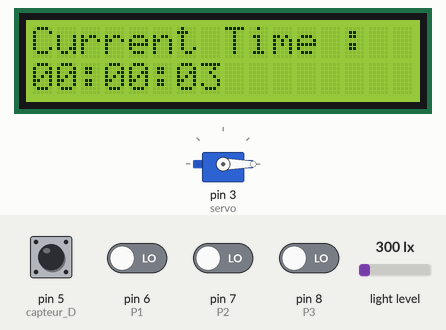
Recording of a sketch running on a simulated Arduino Uno, built with avr-gcc and run on an emulated ATmega328P. On the bench: 16×2 character LCD, servo. The test bench sets the inputs (shaded band); at power-on: pin 5 (capteur_D) HIGH, pin 6 (P1), pin 7 (P2), pin 8 (P3) LOW, light level 300 lx. The local clock reads 2024-03-15 10:24:30 at power-on unless the sketch sets it; what the sketch prints to the serial monitor is not drawn.

Above: at 3.2 s.
3.3 s: pin 6 (P1) driven HIGH
At 5.9 s:
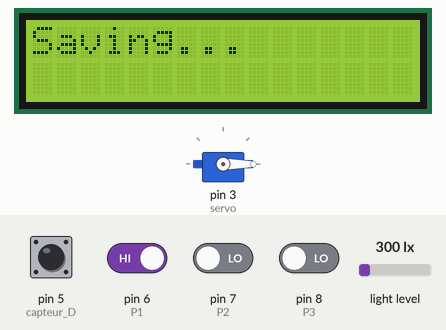
6.3 s: pin 8 (P3) driven HIGH
At 6.57 s:
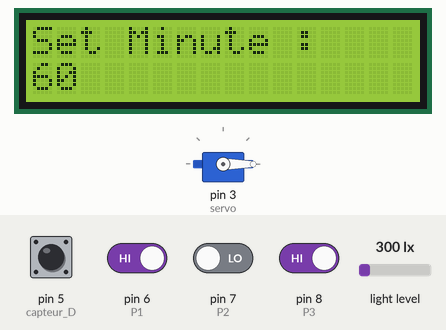
8.1 s: pin 6 (P1) driven LOW
At 9.3 s:
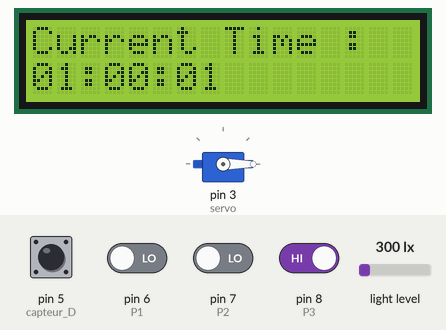
11.1 s: pin 6 (P1) driven HIGH
At 11.45 s:
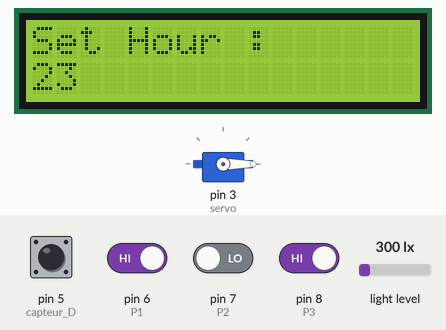
Timing chart, 0 to 14.1 s (numbered marks = the images above; inputs shaded):
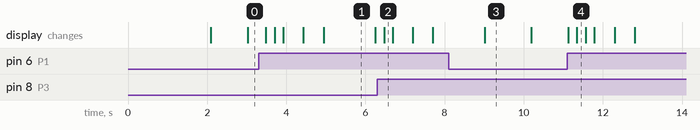

The sketch:

MainV4B.ino
```cpp
#include <Wire.h>
#include <DS3231.h>
#include <LiquidCrystal_I2C.h>
#include <BH1750.h>
#include <Servo.h>

LiquidCrystal_I2C lcd(0x3F, 16, 2);
DS3231 rtc(SDA, SCL);
BH1750 lightMeter;
Servo servo;

int menu = 0;
int jam;
int menit;

void ServoSetup(){
  servo.attach(3);
  servo.write(0);
  delay(2000);
}

void timeSetup(){
  int P1=6; // Button SET MENU'
  int P2=7; // Button +
  int P3=8; // Button -

  lcd.init();
  lcd.backlight();

  pinMode(P1,INPUT);
  pinMode(P2,INPUT);
  pinMode(P3,INPUT);

  rtc.begin();
  rtc.setTime(0,0,0);
}

void lisSetup(){
  lightMeter.begin();
}

void setup()
{
  timeSetup();
  lisSetup();
  ServoSetup();
  Serial.begin(9600);
  Wire.begin();
  int menu = 0;
}

void loop()
{
  timeSet();
  Serial.println(timeConversion());
  Serial.println(getLightInstensity());
  Serial.println(RainModule());

  if(timeConversion() > 6 && timeConversion() < 19){
    if(getLightInstensity() < 15000 && RainModule() == 0){
      servo.write(90);
    }
    else{
      servo.write(0);
    }
  }
  else{
    servo.write(0);
  }
}

int RainModule(){
  const int capteur_D = 5;
  const int capteur_A = A0;

  pinMode(capteur_D, INPUT);

  if(digitalRead(capteur_D) == LOW)
  {
    Serial.println("Digital value : wet");
    delay(1);
    return 1;
  }
  else
  {
    Serial.println("Digital value : dry");
    delay(1);
    return 0;
  }
}

float getLightInstensity(){
  float lux = lightMeter.readLightLevel(); //baca dari lightsensor
  return lux;
}

int timeConversion(){
  String stringWaktu = rtc.getTimeStr(); //ambil waktu dari rtc
  String convertWaktu = stringWaktu.substring(0,2); //ambil string jam
  int IntJam = convertWaktu.toInt();

  return IntJam;
}

void timeSet(){
  int P1=6; // Button SET MENU'
  int P2=7; // Button +
  int P3=8; // Button -

  if(digitalRead(P1) == HIGH){
    menu = menu + 1;
  }

 if(menu == 0 ){ //for displaying time
    lcd.clear();
    lcd.setCursor(0,0);
    lcd.print("Current Time : ");
    lcd.setCursor(0,1);
    lcd.print(rtc.getTimeStr());
    delay(200);
  }
 if(menu == 1){ //for setting hour
    lcd.clear();
    lcd.setCursor(0,0);
    lcd.print("Set Hour : ");

    if(digitalRead(P2) == HIGH){
      if(jam == 23){
        jam = 0;
        }
      else{
        jam = jam + 1;
        }
      }
    if(digitalRead(P3) == HIGH){
       if(jam == 0){
        jam = 23;
        }
       else{
        jam = jam - 1;
        }
      }

     lcd.setCursor(0,1);
     lcd.print(jam);
     delay(200);
  }
 if(menu == 2 ){ //for setting minute
    lcd.clear();
    lcd.setCursor(0,0);
    lcd.print("Set Minute : ");

    if(digitalRead(P2) == HIGH){
      if(menit == 60){
        menit = 0;
        }
      else{
        menit = menit + 1;
        }
      }
    if(digitalRead(P3) == HIGH){
       if(menit == 0){
        menit = 60;
        }
       else{
        menit = menit - 1;
        }
      }

     lcd.setCursor(0,1);
     lcd.print(menit);
     delay(200);
  }
  if(menu == 3 ){ //saving the time
    lcd.clear();
    lcd.setCursor(0,0);
    lcd.print("Saving.");
    delay(500);
    lcd.setCursor(0,0);
    lcd.print("Saving..");
    delay(500);
    lcd.setCursor(0,0);
    lcd.print("Saving...");
    delay(500);
    rtc.setTime(jam, menit,0);
    delay(777);
    menu = 0;
  }
}
```

Measured:
- after the input at 3.3 s, the display: first changes after 0.19 s (image 1 shows a later state)
- after the input at 8.1 s, the display: changes after 0.92 s (image 3)
- after the input at 11.1 s, the display: first differs from a run without the input after 0.24 s (image 4)
- what the display in image 1 shows lasts 1.3 s, from 4.9 s to 6.2 s
- what the display in image 3 shows lasts 1.2 s, from 9.0 s to 10.2 s
